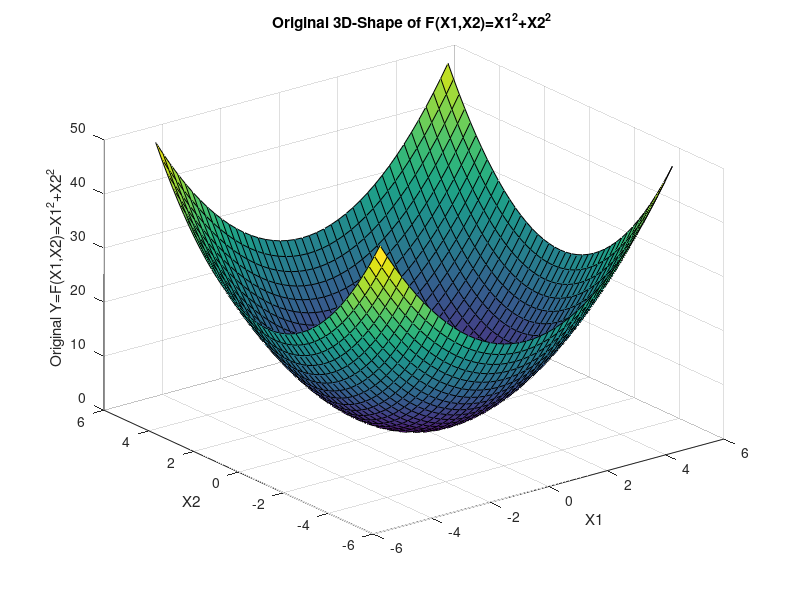

Write the MATLAB code that produced this figure. (Note: this script raises an error after producing the figure.)



%%%%%%%%%%%%%%%%%%%%%@copy by sobhan siamak


clc;
clear;
close all;

%%    Improving Wang Mendel Method by Simulated Annealing


%X1=linspace(-5,5,41);
%X2=linspace(-5,5,41);
X1=[-5:0.25:5];
X2=[-5:0.25:5];


n=size(X1,2);
m=size(X2,2);
fuzzysetnumbers=7;

xmin=-5;
xmax=5;
ymin=0;
ymax=50;
pointx=41;
pointy=1681;
RBpoint=1681;
stepx=(xmax-xmin)/(fuzzysetnumbers-1);
stpx=0.25;
%stepx=1.666666;%because matlab calculate to 4 digit float

stepy=(ymax-ymin)/(fuzzysetnumbers-1);
%stepy=8.33333;%because matlab calculate to 4 digit float

Y=zeros(n,m);
for i=1:n
    for j=1:m
        Y(i,j)=X1(i).^2+X2(j).^2;
    end
end
surf(X1,X2,Y);
xlabel('X1');
ylabel('X2');
zlabel('Original Y=F(X1,X2)=X1^2+X2^2');
title('Original 3D-Shape of F(X1,X2)=X1^2+X2^2 ');


Fcentx=[xmin:stepx:xmax];
Fcenty=[ymin:stepy:ymax];

%RuleBase=cell(1,RBpoint);%RBpoint is the number of Rules or 1681 
RuleBase=zeros(RBpoint,4);%RBpoint is the number of Rules or 1681 
% attension that 4th Dimension is Firing Degree
index=0;% is the index of RuleBase Matrix
for x1=xmin:stpx:xmax
     for x2=xmin:stpx:xmax
        index=index+1;
 %%       %%%%%%%Fuzzysets on X1
        if(x1==xmin)%Fuzzyset#1 and Fuzzyset#2
            mu1=TriFuzzySetX(Fcentx(1)-stepx,Fcentx(1),Fcentx(1)+stepx,x1);
            mu2=TriFuzzySetX(Fcentx(2)-stepx,Fcentx(2),Fcentx(2)+stepx,x1);
            if(mu1>mu2)
                mux1=mu1;
                RuleBase(index,1)=1;
            end
            if(mu2>mu1)
                mux1=mu2;
                RuleBase(index,1)=2;
            end
        end%%%%%%%%%%%%%
        if(x1>xmin && x1<xmin+stepx)%Fuzzyset#1 and Fuzzyset#2
            mu1=TriFuzzySetX(Fcentx(1)-stepx,Fcentx(1),Fcentx(1)+stepx,x1);
            mu2=TriFuzzySetX(Fcentx(2)-stepx,Fcentx(2),Fcentx(2)+stepx,x1);
            if(mu1>mu2)
                mux1=mu1;
                RuleBase(index,1)=1;
            end
            if(mu2>mu1)
                mux1=mu2;
                RuleBase(index,1)=2;
            end
        end
        if(x1==xmin+stepx)%Fuzzyset#1,Fuzzyset#2 and Fuzzyset#3
            mu1=TriFuzzySetX(Fcentx(1)-stepx,Fcentx(1),Fcentx(1)+stepx,x1);
            mu2=TriFuzzySetX(Fcentx(2)-stepx,Fcentx(2),Fcentx(2)+stepx,x1);
            mu3=TriFuzzySetX(Fcentx(3)-stepx,Fcentx(3),Fcentx(3)+stepx,x1);
            mx=mu1;
            if(mu2>mx)
                mx=mu2;
            end
            if(mu3>mx)
                mx=mu3;
            end
            if(mx==mu1)
                mux1=mu1;
                RuleBase(index,1)=1;
            end
            if(mx==mu2)
                mux1=mu2;
                RuleBase(index,1)=2;
            end
            if(mx==mu3)
                mux1=mu3;
                RuleBase(index,1)=3;
            end
            
            
        end
        if(x1>xmin+stepx && x1<xmin+2*stepx)%Fuzzyset#2 and Fuzzyset#3
            mu2=TriFuzzySetX(Fcentx(2)-stepx,Fcentx(2),Fcentx(2)+stepx,x1);
            mu3=TriFuzzySetX(Fcentx(3)-stepx,Fcentx(3),Fcentx(3)+stepx,x1);
            if(mu2>mu3)
                mux1=mu2;
                RuleBase(index,1)=2;
            end
            if(mu3>mu2)
                mux1=mu3;
                RuleBase(index,1)=3;
            end
            
        end
        if(x1==xmin+2*stepx)%Fuzzyset#2,Fuzzyset#3 and Fuzzyset#4
            mu2=TriFuzzySetX(Fcentx(2)-stepx,Fcentx(2),Fcentx(2)+stepx,x1);
            mu3=TriFuzzySetX(Fcentx(3)-stepx,Fcentx(3),Fcentx(3)+stepx,x1);
            mu4=TriFuzzySetX(Fcentx(4)-stepx,Fcentx(4),Fcentx(4)+stepx,x1);
            mx=mu2;
            if(mu3>mx)
                mx=mu3;
            end
            if(mu4>mx)
                mx=mu4;
            end
            if(mx==mu2)
                mux1=mu2;
                RuleBase(index,1)=2;
            end
            if(mx==mu3)
                mux1=mu3;
                RuleBase(index,1)=3;
            end
            if(mx==mu4)
                mux1=mu4;
                RuleBase(index,1)=4;
            end
            
        end  %%%%%%%%%%
        if(x1>xmin+2*stepx && x1<xmin+3*stepx)%Fuzzyset#3 and Fuzzyset#4
            mu3=TriFuzzySetX(Fcentx(3)-stepx,Fcentx(3),Fcentx(3)+stepx,x1);
            mu4=TriFuzzySetX(Fcentx(4)-stepx,Fcentx(4),Fcentx(4)+stepx,x1);
            if(mu3>mu4)
                mux1=mu3;
                RuleBase(index,1)=3;
            end
            if(mu4>mu3)
                mux1=mu4;
                RuleBase(index,1)=4;
            end
        end %%%%%%%%%%
        if(x1==xmin+3*stepx)%Fuzzyset#3,Fuzzyset#4 and Fuzzyset#5
            mu3=TriFuzzySetX(Fcentx(3)-stepx,Fcentx(3),Fcentx(3)+stepx,x1);
            mu4=TriFuzzySetX(Fcentx(4)-stepx,Fcentx(4),Fcentx(4)+stepx,x1);
            mu5=TriFuzzySetX(Fcentx(5)-stepx,Fcentx(5),Fcentx(5)+stepx,x1);
            mx=mu3;
            if(mu4>mx)
                mx=mu4;
            end
            if(mu5>mx)
                mx=mu5;
            end
            if(mx==mu3)
                mux1=mu3;
                RuleBase(index,1)=3;
            end
            if(mx==mu4)
                mux1=mu4;
                RuleBase(index,1)=4;
            end
            if(mx==mu5)
                mux1=mu5;
                RuleBase(index,1)=5;
            end
        end  %%%%%%%%%%%%
        if(x1>xmin+3*stepx && x1<xmin+4*stepx)%Fuzzyset#4 and Fuzzyset#5
            mu4=TriFuzzySetX(Fcentx(4)-stepx,Fcentx(4),Fcentx(4)+stepx,x1);
            mu5=TriFuzzySetX(Fcentx(5)-stepx,Fcentx(5),Fcentx(5)+stepx,x1);
            if(mu4>mu5)
                mux1=mu4;
                RuleBase(index,1)=4;
            end
            if(mu5>mu4)
                mux1=mu5;
                RuleBase(index,1)=5;
            end
        end%%%%%%%%%%%%%%%%
        if(x1==xmin+4*stepx)%Fuzzyset#4,Fuzzyset#5 and Fuzzyset#6
            mu4=TriFuzzySetX(Fcentx(4)-stepx,Fcentx(4),Fcentx(4)+stepx,x1);
            mu5=TriFuzzySetX(Fcentx(5)-stepx,Fcentx(5),Fcentx(5)+stepx,x1);
            mu6=TriFuzzySetX(Fcentx(6)-stepx,Fcentx(6),Fcentx(6)+stepx,x1);
            mx=mu4;
            if(mu5>mx)
                mx=mu5;
            end
            if(mu6>mx)
                mx=mu6;
            end
            if(mx==mu4)
                mux1=mu4;
                RuleBase(index,1)=4;
            end
            if(mx==mu5)
                mux1=mu5;
                RuleBase(index,1)=5;
            end
            if(mx==mu6)
                mux1=mu6;
                RuleBase(index,1)=6;
            end
        end  %%%%%%%%%%%%%%%%
        if(x1>xmin+4*stepx && x1<xmin+5*stepx)%Fuzzyset#5 and Fuzzyset#6
            
            mu5=TriFuzzySetX(Fcentx(5)-stepx,Fcentx(5),Fcentx(5)+stepx,x1);
            mu6=TriFuzzySetX(Fcentx(6)-stepx,Fcentx(6),Fcentx(6)+stepx,x1);
            if(mu5>mu6)
                mux1=mu5;
                RuleBase(index,1)=5;
            end
            if(mu6>mu5)
                mux1=mu6;
                RuleBase(index,1)=6;
            end
            
        end  %%%%%%%%%%%%%%%%%%
        if(x1==xmin+5*stepx)%Fuzzyset#5, Fuzzyset#6 and Fuzzyset#7
            mu5=TriFuzzySetX(Fcentx(5)-stepx,Fcentx(5),Fcentx(5)+stepx,x1);
            mu6=TriFuzzySetX(Fcentx(6)-stepx,Fcentx(6),Fcentx(6)+stepx,x1);
            mu7=TriFuzzySetX(Fcentx(7)-stepx,Fcentx(7),Fcentx(7)+stepx,x1);
            mx=mu5;
            if(mu6>mx)
                mx=mu6;
            end
            if(mu7>mx)
                mx=mu7;
            end
            if(mx==mu5)
                mux1=mu5;
                RuleBase(index,1)=5;
            end
            if(mx==mu6)
                mux1=mu6;
                RuleBase(index,1)=6;
            end
            if(mx==mu7)
                mux1=mu7;
                RuleBase(index,1)=7;
            end
        end%%%%%%%%%%%%%%%%%
        if(x1>xmin+5*stepx && x1<xmin+6*stepx)%Fuzzyset#6 and Fuzzyset#7
            mu6=TriFuzzySetX(Fcentx(6)-stepx,Fcentx(6),Fcentx(6)+stepx,x1);
            mu7=TriFuzzySetX(Fcentx(7)-stepx,Fcentx(7),Fcentx(7)+stepx,x1);
            if(mu6>mu7)
                mux1=mu6;
                RuleBase(index,1)=6;
            end
            if(mu7>mu6)
                mux1=mu7;
                RuleBase(index,1)=7;
            end
        end  %%%%%%%%%%%%
        if(x1==xmin+6*stepx)%Fuzzyset#6 and Fuzzyset#7
            mu6=TriFuzzySetX(Fcentx(6)-stepx,Fcentx(6),Fcentx(6)+stepx,x1);
            mu7=TriFuzzySetX(Fcentx(7)-stepx,Fcentx(7),Fcentx(7)+stepx,x1);
            if(mu6>mu7)
                mux1=mu6;
                RuleBase(index,1)=6;
            end
            if(mu7>mu6)
                mux1=mu7;
                RuleBase(index,1)=7;
            end
        end
%%        %%%%%%Fuzzysets on X2
        if(x2==xmin)%Fuzzyset#1 and Fuzzyset#2
            mu1=TriFuzzySetX(Fcentx(1)-stepx,Fcentx(1),Fcentx(1)+stepx,x2);
            mu2=TriFuzzySetX(Fcentx(2)-stepx,Fcentx(2),Fcentx(2)+stepx,x2);
            if(mu1>mu2)
                mux2=mu1;
                RuleBase(index,2)=1;
            end
            if(mu2>mu1)
                mux2=mu2;
                RuleBase(index,2)=2;
            end
        end%%%%%%%%%%%%%%%
        if(x2>xmin && x2<xmin+stepx)%Fuzzyset#1 and Fuzzyset#2
            mu1=TriFuzzySetX(Fcentx(1)-stepx,Fcentx(1),Fcentx(1)+stepx,x2);
            mu2=TriFuzzySetX(Fcentx(2)-stepx,Fcentx(2),Fcentx(2)+stepx,x2);
            if(mu1>mu2)
                mux2=mu1;
                RuleBase(index,2)=1;
            end
            if(mu2>mu1)
                mux2=mu2;
                RuleBase(index,2)=2;
            end
        end%%%%%%%%%%%%%%%
        if(x2==xmin+stepx)%Fuzzyset#1,Fuzzyset#2 and Fuzzyset#3
            mu1=TriFuzzySetX(Fcentx(1)-stepx,Fcentx(1),Fcentx(1)+stepx,x2);
            mu2=TriFuzzySetX(Fcentx(2)-stepx,Fcentx(2),Fcentx(2)+stepx,x2);
            mu3=TriFuzzySetX(Fcentx(3)-stepx,Fcentx(3),Fcentx(3)+stepx,x2);
            mx=mu1;
            if(mu2>mx)
                mx=mu2;
            end
            if(mu3>mx)
                mx=mu3;
            end
            if(mx==mu1)
                mux2=mu1;
                RuleBase(index,2)=1;
            end
            if(mx==mu2)
                mux2=mu2;
                RuleBase(index,2)=2;
            end
            if(mx==mu3)
                mux2=mu3;
                RuleBase(index,2)=3;
            end
        end%%%%%%%%%%%%%%%%%%%%%
        if(x2>xmin+stepx && x2<xmin+2*stepx)%Fuzzyset#2 and Fuzzyset#3
            mu2=TriFuzzySetX(Fcentx(2)-stepx,Fcentx(2),Fcentx(2)+stepx,x2);
            mu3=TriFuzzySetX(Fcentx(3)-stepx,Fcentx(3),Fcentx(3)+stepx,x2);
            if(mu2>mu3)
                mux2=mu2;
                RuleBase(index,2)=2;
            end
            if(mu3>mu2)
                mux2=mu3;
                RuleBase(index,2)=3;
            end
            
            
        end%%%%%%%%%%%%%%%%%%
        if(x2==xmin+2*stepx)%Fuzzyset#2,Fuzzyset#3 and Fuzzyset#4
            mu2=TriFuzzySetX(Fcentx(2)-stepx,Fcentx(2),Fcentx(2)+stepx,x2);
            mu3=TriFuzzySetX(Fcentx(3)-stepx,Fcentx(3),Fcentx(3)+stepx,x2);
            mu4=TriFuzzySetX(Fcentx(4)-stepx,Fcentx(4),Fcentx(4)+stepx,x2);
            mx=mu2;
            if(mu3>mx)
                mx=mu3;
            end
            if(mu4>mx)
                mx=mu4;
            end
            if(mx==mu2)
                mux2=mu2;
                RuleBase(index,2)=2;
            end
            if(mx==mu3)
                mux2=mu3;
                RuleBase(index,2)=3;
            end
            if(mx==mu4)
                mux2=mu4;
                RuleBase(index,2)=4;
            end
            
        end %%%%%%%%%%%%%%%%
        if(x2>xmin+2*stepx && x2<xmin+3*stepx)%Fuzzyset#3 and Fuzzyset#4
            mu3=TriFuzzySetX(Fcentx(3)-stepx,Fcentx(3),Fcentx(3)+stepx,x2);
            mu4=TriFuzzySetX(Fcentx(4)-stepx,Fcentx(4),Fcentx(4)+stepx,x2);
            if(mu3>mu4)
                mux2=mu3;
                RuleBase(index,2)=3;
            end
            if(mu4>mu3)
                mux2=mu4;
                RuleBase(index,2)=4;
            end
        end%%%%%%%%%%%%%%
        if(x2==xmin+3*stepx)%Fuzzyset#3,Fuzzyset#4 and Fuzzyset#5
            mu3=TriFuzzySetX(Fcentx(3)-stepx,Fcentx(3),Fcentx(3)+stepx,x2);
            mu4=TriFuzzySetX(Fcentx(4)-stepx,Fcentx(4),Fcentx(4)+stepx,x2);
            mu5=TriFuzzySetX(Fcentx(5)-stepx,Fcentx(5),Fcentx(5)+stepx,x2);
            mx=mu3;
            if(mu4>mx)
                mx=mu4;
            end
            if(mu5>mx)
                mx=mu5;
            end
            if(mx==mu3)
                mux2=mu3;
                RuleBase(index,2)=3;
            end
            if(mx==mu4)
                mux2=mu4;
                RuleBase(index,2)=4;
            end
            if(mx==mu5)
                mux2=mu5;
                RuleBase(index,2)=5;
            end
        end %%%%%%%%%%%%%%%%%%%%%
        if(x2>xmin+3*stepx && x2<xmin+4*stepx)%Fuzzyset#4 and Fuzzyset#5
            mu4=TriFuzzySetX(Fcentx(4)-stepx,Fcentx(4),Fcentx(4)+stepx,x2);
            mu5=TriFuzzySetX(Fcentx(5)-stepx,Fcentx(5),Fcentx(5)+stepx,x2);
            if(mu4>mu5)
                mux2=mu4;
                RuleBase(index,2)=4;
            end
            if(mu5>mu4)
                mux2=mu5;
                RuleBase(index,2)=5;
            end
        end %%%%%%%%%%%%%%
        if(x2==xmin+4*stepx)%Fuzzyset#4,Fuzzyset#5 and Fuzzyset#6
            mu4=TriFuzzySetX(Fcentx(4)-stepx,Fcentx(4),Fcentx(4)+stepx,x2);
            mu5=TriFuzzySetX(Fcentx(5)-stepx,Fcentx(5),Fcentx(5)+stepx,x2);
            mu6=TriFuzzySetX(Fcentx(6)-stepx,Fcentx(6),Fcentx(6)+stepx,x2);
            mx=mu4;
            if(mu5>mx)
                mx=mu5;
            end
            if(mu6>mx)
                mx=mu6;
            end
            if(mx==mu4)
                mux2=mu4;
                RuleBase(index,2)=4;
            end
            if(mx==mu5)
                mux2=mu5;
                RuleBase(index,2)=5;
            end
            if(mx==mu6)
                mux2=mu6;
                RuleBase(index,2)=6;
            end
        end%%%%%%%%%%%%%%%%%%%%%
        if(x2>xmin+4*stepx && x2<xmin+5*stepx)%Fuzzyset#5 and Fuzzyset#6
            mu5=TriFuzzySetX(Fcentx(5)-stepx,Fcentx(5),Fcentx(5)+stepx,x2);
            mu6=TriFuzzySetX(Fcentx(6)-stepx,Fcentx(6),Fcentx(6)+stepx,x2);
            if(mu5>mu6)
                mux2=mu5;
                RuleBase(index,2)=5;
            end
            if(mu6>mu5)
                mux2=mu6;
                RuleBase(index,2)=6;
            end
        end%%%%%%%%%%%%%%%%%%%%%%%%
        if(x2==xmin+5*stepx)%Fuzzyset#5, Fuzzyset#6 and Fuzzyset#7
            mu5=TriFuzzySetX(Fcentx(5)-stepx,Fcentx(5),Fcentx(5)+stepx,x2);
            mu6=TriFuzzySetX(Fcentx(6)-stepx,Fcentx(6),Fcentx(6)+stepx,x2);
            mu7=TriFuzzySetX(Fcentx(7)-stepx,Fcentx(7),Fcentx(7)+stepx,x2);
            mx=mu5;
            if(mu6>mx)
                mx=mu6;
            end
            if(mu7>mx)
                mx=mu7;
            end
            if(mx==mu5)
                mux2=mu5;
                RuleBase(index,2)=5;
            end
            if(mx==mu6)
                mux2=mu6;
                RuleBase(index,2)=6;
            end
            if(mx==mu7)
                mux2=mu7;
                RuleBase(index,2)=7;
            end
        end%%%%%%%%%%%%%%%%%%
        if(x2>xmin+5*stepx && x2<xmin+6*stepx)%Fuzzyset#6 and Fuzzyset#7
            mu6=TriFuzzySetX(Fcentx(6)-stepx,Fcentx(6),Fcentx(6)+stepx,x2);
            mu7=TriFuzzySetX(Fcentx(7)-stepx,Fcentx(7),Fcentx(7)+stepx,x2);
            if(mu6>mu7)
                mux2=mu6;
                RuleBase(index,2)=6;
            end
            if(mu7>mu6)
                mux2=mu7;
                RuleBase(index,2)=7;
            end
        end%%%%%%%%%%%%%%%%%%%%%%
        if(x2==xmin+6*stepx)%Fuzzyset#6 and Fuzzyset#7
            mu6=TriFuzzySetX(Fcentx(6)-stepx,Fcentx(6),Fcentx(6)+stepx,x2);
            mu7=TriFuzzySetX(Fcentx(7)-stepx,Fcentx(7),Fcentx(7)+stepx,x2);
            if(mu6>mu7)
                mux2=mu6;
                RuleBase(index,2)=6;
            end
            if(mu7>mu6)
                mux2=mu7;
                RuleBase(index,2)=7;
            end
        end%%%%%%%%%%%%%%%
        
          y=x1^2+x2^2; 
%%        %%%%%%%%Fuzzysets on Y
        if(y==ymin)%Fuzzyset#1 and Fuzzyset#2
            mu1=TriFuzzySetY(Fcenty(1)-stepy,Fcenty(1),Fcenty(1)+stepy,y);
            mu2=TriFuzzySetY(Fcenty(2)-stepy,Fcenty(2),Fcenty(2)+stepy,y);
            if(mu1>mu2)
                muy=mu1;
                RuleBase(index,3)=1;
            end
            if(mu2>mu1)
                muy=mu2;
                RuleBase(index,3)=2;
            end
        end%%%%%%%%%%%%%%%%
        if(y>ymin && y<ymin+stepy)%Fuzzyset#1 and Fuzzyset#2
            mu1=TriFuzzySetY(Fcenty(1)-stepy,Fcenty(1),Fcenty(1)+stepy,y);
            mu2=TriFuzzySetY(Fcenty(2)-stepy,Fcenty(2),Fcenty(2)+stepy,y);
            if(mu1>mu2)
                muy=mu1;
                RuleBase(index,3)=1;
            end
            if(mu2>mu1)
                muy=mu2;
                RuleBase(index,3)=2;
            end
        end%%%%%%%%%%%%%%%%
        if(y==ymin+stepy)%Fuzzyset#1,Fuzzyset#2 and Fuzzyset#3
            mu1=TriFuzzySetY(Fcenty(1)-stepy,Fcenty(1),Fcenty(1)+stepy,y);
            mu2=TriFuzzySetY(Fcenty(2)-stepy,Fcenty(2),Fcenty(2)+stepy,y);
            mu3=TriFuzzySetY(Fcenty(3)-stepy,Fcenty(3),Fcenty(3)+stepy,y);
            mx=mu1;
            if(mu2>mx)
                mx=mu2;
            end
            if(mu3>mx)
                mx=mu3;
            end
            if(mx==mu1)
                muy=mu1;
                RuleBase(index,3)=1;
            end
            if(mx==mu2)
                muy=mu2;
                RuleBase(index,3)=2;
            end
            if(mx==mu3)
                muy=mu3;
                RuleBase(index,3)=3;
            end
            
        end%%%%%%%%%%%%%%%%%%%
        if(y>ymin+stepy && y<ymin+2*stepy)%Fuzzyset#2 and Fuzzyset#3
            mu2=TriFuzzySetY(Fcenty(2)-stepy,Fcenty(2),Fcenty(2)+stepy,y);
            mu3=TriFuzzySetY(Fcenty(3)-stepy,Fcenty(3),Fcenty(3)+stepy,y);
            if(mu2>mu3)
                muy=mu2;
                RuleBase(index,3)=2;
            end
            if(mu3>mu2)
                muy=mu3;
                RuleBase(index,3)=3;
            end
            
        end%%%%%%%%%%%%%%%%%
        if(y==ymin+2*stepy)%Fuzzyset#2,Fuzzyset#3 and Fuzzyset#4
            mu2=TriFuzzySetY(Fcenty(2)-stepy,Fcenty(2),Fcenty(2)+stepy,y);
            mu3=TriFuzzySetY(Fcenty(3)-stepy,Fcenty(3),Fcenty(3)+stepy,y);
            mu4=TriFuzzySetY(Fcenty(4)-stepy,Fcenty(4),Fcenty(4)+stepy,y);
            mx=mu2;
            if(mu3>mx)
                mx=mu3;
            end
            if(mu4>mx)
                mx=mu4;
            end
            if(mx==mu2)
                muy=mu2;
                RuleBase(index,3)=2;
            end
            if(mx==mu3)
                muy=mu3;
                RuleBase(index,3)=3;
            end
            if(mx==mu4)
                muy=mu4;
                RuleBase(index,3)=4;
            end
        end%%%%%%%%%%%%%%%%%%
        if(y>ymin+2*stepy && y<ymin+3*stepy)%Fuzzyset#3 and Fuzzyset#4
            mu3=TriFuzzySetY(Fcenty(3)-stepy,Fcenty(3),Fcenty(3)+stepy,y);
            mu4=TriFuzzySetY(Fcenty(4)-stepy,Fcenty(4),Fcenty(4)+stepy,y);
            if(mu3>mu4)
                muy=mu3;
                RuleBase(index,3)=3;
            end
            if(mu4>mu3)
                muy=mu4;
                RuleBase(index,3)=4;
            end
        end%%%%%%%%%%%%%%%%%%%
        if(y==ymin+3*stepy)%Fuzzyset#3,Fuzzyset#4 and Fuzzyset#5
            mu3=TriFuzzySetY(Fcenty(3)-stepy,Fcenty(3),Fcenty(3)+stepy,y);
            mu4=TriFuzzySetY(Fcenty(4)-stepy,Fcenty(4),Fcenty(4)+stepy,y);
            mu5=TriFuzzySetY(Fcenty(5)-stepy,Fcenty(5),Fcenty(5)+stepy,y);
            mx=mu3;
            if(mu4>mx)
                mx=mu4;
            end
            if(mu5>mx)
                mx=mu5;
            end
            if(mx==mu3)
                muy=mu3;
                RuleBase(index,3)=3;
            end
            if(mx==mu4)
                muy=mu4;
                RuleBase(index,3)=4;
            end
            if(mx==mu5)
                muy=mu5;
                RuleBase(index,3)=5;
            end
        end%%%%%%%%%%%%%%%%
        if(y>ymin+3*stepy && y<ymin+4*stepy)%Fuzzyset#4 and Fuzzyset#5
            mu4=TriFuzzySetY(Fcenty(4)-stepy,Fcenty(4),Fcenty(4)+stepy,y);
            mu5=TriFuzzySetY(Fcenty(5)-stepy,Fcenty(5),Fcenty(5)+stepy,y);
            if(mu4>mu5)
                muy=mu4;
                RuleBase(index,3)=4;
            end
            if(mu5>mu4)
                muy=mu5;
                RuleBase(index,3)=5;
            end
        end%%%%%%%%%%%%%%%%
        if(y==ymin+4*stepy)%Fuzzyset#4,Fuzzyset#5 and Fuzzyset#6
            mu4=TriFuzzySetY(Fcenty(4)-stepy,Fcenty(4),Fcenty(4)+stepy,y);
            mu5=TriFuzzySetY(Fcenty(5)-stepy,Fcenty(5),Fcenty(5)+stepy,y);
            mu6=TriFuzzySetY(Fcenty(6)-stepy,Fcenty(6),Fcenty(6)+stepy,y);
            mx=mu4;
            if(mu5>mx)
                mx=mu5;
            end
            if(mu6>mx)
                mx=mu6;
            end
            if(mx==mu4)
                muy=mu4;
                RuleBase(index,3)=4;
            end
            if(mx==mu5)
                muy=mu5;
                RuleBase(index,3)=5;
            end
            if(mx==mu6)
                muy=mu6;
                RuleBase(index,3)=6;
            end
        end%%%%%%%%%%%%%%%
        if(y>ymin+4*stepy && y<ymin+5*stepy)%Fuzzyset#5 and Fuzzyset#6
            mu5=TriFuzzySetY(Fcenty(5)-stepy,Fcenty(5),Fcenty(5)+stepy,y);
            mu6=TriFuzzySetY(Fcenty(6)-stepy,Fcenty(6),Fcenty(6)+stepy,y);
            if(mu5>mu6)
                muy=mu5;
                RuleBase(index,3)=5;
            end
            if(mu6>mu5)
                muy=mu6;
                RuleBase(index,3)=6;
            end
            
        end%%%%%%%%%%%%%%%
        if(y==ymin+5*stepy)%Fuzzyset#5, Fuzzyset#6 and Fuzzyset#7
            mu5=TriFuzzySetY(Fcenty(5)-stepy,Fcenty(5),Fcenty(5)+stepy,y);
            mu6=TriFuzzySetY(Fcenty(6)-stepy,Fcenty(6),Fcenty(6)+stepy,y);
            mu7=TriFuzzySetY(Fcenty(7)-stepy,Fcenty(7),Fcenty(7)+stepy,y);
            mx=mu5;
            if(mu6>mx)
                mx=mu6;
            end
            if(mu7>mx)
                mx=mu7;
            end
            if(mx==mu5)
                muy=mu5;
                RuleBase(index,3)=5;
            end
            if(mx==mu6)
                muy=mu6;
                RuleBase(index,3)=6;
            end
            if(mx==mu7)
                muy=mu7;
                RuleBase(index,3)=7;
            end
        end%%%%%%%%%%%%%%%
        if(y>ymin+5*stepy && y<ymin+6*stepy)%Fuzzyset#6 and Fuzzyset#7
            mu6=TriFuzzySetY(Fcenty(6)-stepy,Fcenty(6),Fcenty(6)+stepy,y);
            mu7=TriFuzzySetY(Fcenty(7)-stepy,Fcenty(7),Fcenty(7)+stepy,y);
            if(mu6>mu7)
                muy=mu6;
                RuleBase(index,3)=6;
            end
            if(mu7>mu6)
                muy=mu7;
                RuleBase(index,3)=7;
            end
        end%%%%%%%%%%%%%%
        if(y==ymin+6*stepy)%Fuzzyset#6 and Fuzzyset#7
            mu6=TriFuzzySetY(Fcenty(6)-stepy,Fcenty(6),Fcenty(6)+stepy,y);
            mu7=TriFuzzySetY(Fcenty(7)-stepy,Fcenty(7),Fcenty(7)+stepy,y);
            if(mu6>mu7)
                muy=mu6;
                RuleBase(index,3)=6;
            end
            if(mu7>mu6)
                muy=mu7;
                RuleBase(index,3)=7;
            end
        end%%%%%%%%%%%%%
         
  %%%%location of Firing degree=mux1*mux2*muy=index4 of RuleBase Matrix
        RuleBase(index,4)=(mux1*mux2*muy);
      
        %index=index+1;
    end
   % index=index+1;
   
end



%% Delete Conflict and Same Rule Bases and Select one of them

% RuleBaseFinal=zeros(7,7);
RuleBaseFinal=zeros(7,7);
FDegree=zeros(7,7);
[m2,n2]=size(RuleBaseFinal);
m1=size(RuleBase,1);
for i=1:m1
   for j=1:m2
       for k=1:n2
           if((RuleBase(i,1)==j)&&(RuleBase(i,2)==k)&&FDegree(j,k)<RuleBase(i,4))
               RuleBaseFinal(j,k)=RuleBase(i,3);
               FDegree(j,k)=RuleBase(i,4);
           end
           
       end
   end
    
end

%%            %%%%%%%%%%%%%%Simulated Annealing Code%%%%%%%%%%%%%%%%%


%%%% Call EstimationY for Estimate Yhat
    [YtrueTrain,YhatTrain]=EstimationY( xmin,stpx,xmax,Fcentx,stepx,RuleBaseFinal,stepy,Fcenty );
  %% Simulated Annealing Algorithm           
    MSECurrent=(sum(sum((YhatTrain-YtrueTrain).^2)))/(2*1681); 
    MSEFinal=MSECurrent;
    T=0.99;
     for j=1:500 
        for i=1:20
           %%%%%select random Rule and change it with one of the neighbors 
            RuleBaseFinal2=RuleBaseFinal;
            a=randi([1,7]);
            b=randi([1,7]);
            c=RuleBaseFinal2(a,b);
            if(c==1)
                RuleBaseFinal2(a,b)=randi([2,7]);
            end
            if(c==2)
               if(rand>0.5)
                RuleBaseFinal2(a,b)=randi([3,7]);
               else
                RuleBaseFinal2(a,b)=1;   
               end
            end
            if(c==3)
               if(rand>0.5)
                RuleBaseFinal2(a,b)=randi([4,7]);
               else
                RuleBaseFinal2(a,b)=randi([1,2]);   
               end
            end
            if(c==4)
               if(rand>0.5)
                RuleBaseFinal2(a,b)=randi([5,7]);
               else
                RuleBaseFinal2(a,b)=randi([1,3]);   
               end
            end
            if(c==5)
               if(rand>0.5)
                RuleBaseFinal2(a,b)=randi([6,7]);
               else
                RuleBaseFinal2(a,b)=randi([1,4]);   
               end
            end
            if(c==6)
               if(rand>0.5)
                RuleBaseFinal2(a,b)=7;
               else
                RuleBaseFinal2(a,b)=randi([1,5]);   
               end
            end
            if(c==7)
                RuleBaseFinal2(a,b)=randi([1,6]);
            end
            
            %%%%%Calculate New MSE with New RuleBase
             [YtrueTrain,YhatTrain]=EstimationY( xmin,stpx,xmax,Fcentx,stepx,RuleBaseFinal2,stepy,Fcenty );
             
             MSENext=(sum(sum((YhatTrain-YtrueTrain).^2)))/(2*1681); 
             if(MSENext<1.6)
                 break;
             end
             if(MSENext<=MSECurrent)
                 RuleBaseFinal=RuleBaseFinal2;
                 MSEFinal=MSENext;
             else
                 if(rand<=exp(-(MSENext-MSECurrent)/T))
                     RuleBaseFinal=RuleBaseFinal2;
                     MSEFinal=MSENext;
                 end
             end
             
             MSECurrent = MSEFinal;
                        
            
        end%%%%end of inside loop
        
        T=0.9*T;    %%T=alpha*T  
                 
    end%%%%%end of outside loop
      
disp('************************************');      
disp('************************************');
disp(['MSE improved on Train Data in SA Algorithm is:  ' num2str(MSEFinal)]) ;  
disp('************************************');
disp('************************************');
disp('Final Rule Base with SA Algorithm is:');
disp(RuleBaseFinal);

      
figure(2)      
surf(X1,X2,YhatTrain);
title('Estimated 3D-shape of the F(X1,X2)=X1^2+X2^2');
xlabel('X1');
ylabel('X2');
zlabel('Estimated Y = Yhat');      
      
      
 %% MSE on Test Data with SA Algorithm Rule Base
 
 
MSETest=zeros(1,100);
run=100;
%%%%%%% 100 times RUN  %%%%%%% location of Run For

for k=1:run

   
    
    
   [Ytrue,YhatTest]=EstimationYTest(xmin,stepx,Fcentx,RuleBaseFinal,stepy,Fcenty );
   MSETest(k)=(sum(sum((YhatTest-Ytrue).^2)))/(2*169); 
   

end



MeanMSE=(sum(MSETest)/run);
VarMSE=var(MSETest);
StdMSE=std(MSETest);
disp('*******************************************************');
disp('Report MSE ,Variance and Standard Deviation on Test Data with SA Algorithm');
disp('********************************************************');
disp(['Final mean of MSE on Test Data with SA Algorithm is:    ' num2str(MeanMSE)]);
disp('**************************')
disp(['Variance of MSE on Test Data with SA Algorithm is:      ' num2str(VarMSE)]);
disp('**************************')
disp(['Standard Deviation of MSE on Test Data with SA Algorithm is:   ' num2str(StdMSE)]);
disp('**************************')
      

      
      
